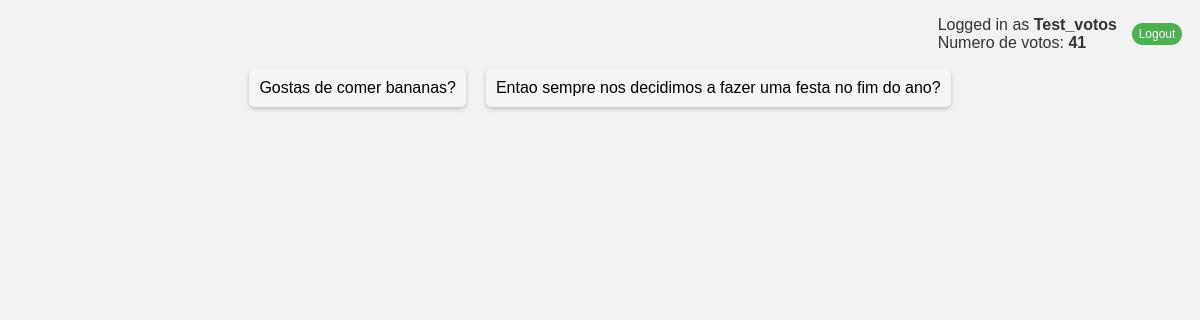
Page /votacao/ (signed in) on the committed database.
### votacao/models.py (models this page shows, shortened)
class Aluno(models.Model):
    user = models.OneToOneField(User, on_delete=models.CASCADE)
    curso = models.CharField(max_length=50)
    numero_votos = models.IntegerField(default=0)

class Questao(models.Model):
    questao_texto = models.CharField(max_length=200)
    pub_data = models.DateTimeField('data de publicacao')

### votacao/views.py (the view)
# urls.py: path("", views.index, name='index'),
def index(request):
    latest_question_list = Questao.objects.order_by('-pub_data')[:5]
    context = {'latest_question_list': latest_question_list}
    user = request.user
    if user.is_authenticated and not user.is_superuser:
        aluno = get_object_or_404(Aluno, user_id=user.id)
        context.update({"aluno": aluno})
    return render(request, 'votacao/index.html', context)

### templates/votacao/index.html (shortened to what this page needs)
<div class="login_div">
    {% if user.is_authenticated %}
    <div class="loged_data_div">
        <p>Logged in as <b>{{request.user}}</b> {% if user.is_superuser %} (Admin){% endif %}</p>
        {% if not user.is_superuser %}
        <p>Numero de votos: <b>{{aluno.numero_votos}}</b></p>
        {% endif %}
    </div>
    <a href="{% url 'votacao:logout' %}">
        <button>Logout</button>
    </a>
    {% else %}
    <a href="{% url 'votacao:login' %}">
        <button>Login</button>
    </a>
    {% endif %}
</div>
{% if latest_question_list %}
<ul class="question-list">
    {% for questao in latest_question_list %}
    <a href="{% url 'votacao:detalhe' questao.id %}">
        <li class="question-item">
            {{ questao.questao_texto }}
        </li>
    </a>
    {% endfor %}
</ul>
{% else %}
<p>Não há questões disponíveis.</p>
{% endif %}

### templates/votacao/index.html (style rules this page uses)
.question-list { list-style: none; margin: 0; padding: 0; display: flex; flex-wrap: wrap; justify-content: center; }
.question-item { margin: 10px; padding: 10px; background-color: #f5f5f5; border-radius: 5px; box-shadow: 0 2px 4px rgba(0, 0, 0, 0.2); }
a, a:visited { color: #000; text-decoration: none; }
.login_div { display: flex; flex-direction: row; align-items: center; justify-content: flex-end; width: 100%; gap: 15px; margin-right: 20px; height: 51px; }
button { background-color: #4CAF50; color: white; padding: 4px 6px; border: none; border-radius: 16px; cursor: pointer; font-size: 12px; width: 50px; }
p { margin: 0; }

### rows in the picture
Aluno: numero_votos "41"
Questao: questao_texto "Gostas de comer bananas?"
Questao: questao_texto "Entao sempre nos decidimos a fazer uma festa no fim do ano?"

### other values in the picture
{{ request.user }} "Test_votos"
